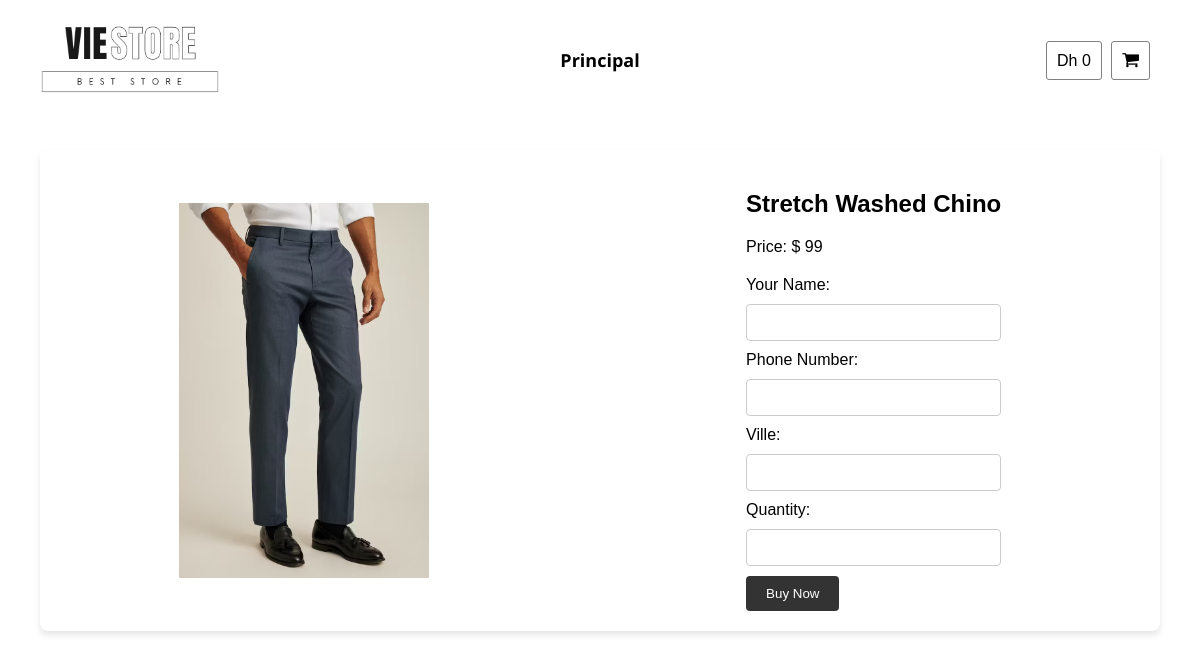
Page /buy_product/index.php?id=20 on the committed database.
### tables this page shows
CREATE TABLE `all_products` (
  `id` int(11) NOT NULL,
  `nom` varchar(250) NOT NULL,
  `price` int(11) NOT NULL,
  `add_to_cart` varchar(10) NOT NULL,
  `link` varchar(500) NOT NULL,
  `image` varchar(500) NOT NULL
);

### buy_product/index.php (the view, shortened to what this page needs)
<?php
require "../src/cnx/index.php";
$cnx = new PDO("mysql:host=$host;dbname=$dbname", $username, $password);
if (isset($_GET['id'])) {
    $produit_id = $_GET['id'];
} else {
    die("<script>alert('product not found!');parent.location = '../'</script>");
}
try {
    $stmt = $cnx->prepare("SELECT * FROM all_products WHERE id = :id");
    $stmt->bindParam(':id', $produit_id, PDO::PARAM_INT);
    $stmt->execute();
    $product = $stmt->fetch(PDO::FETCH_ASSOC);
} catch (PDOException $e) {
    die("Error: " . $e->getMessage());
}
?>
<!DOCTYPE html>
<html lang="en">
<head>
    <link rel="stylesheet" href="../src/css/style.css">
    <link rel="stylesheet" href="./style.css">
    <link rel="stylesheet" href="../src/css/laptop.css">
    <link rel="stylesheet" href="../src/css/mobile.css">
    <link rel="stylesheet" href="https://cdnjs.cloudflare.com/ajax/libs/font-awesome/4.7.0/css/font-awesome.min.css">
</head>
<body onload="if(localStorage.getItem('total') == null){document.querySelector('.balance').textContent = 'Dh 0'}">
    <header>
        <a href="../"><img src="../src/images/Component/logo_l.png" alt="vie store logo" class="logo" /></a>
        <strong class="principal">Principal</strong>
        <div class="the_shopping_cart">
            <div class="panier">
                <span class="balance">
                </span>
                <span class="shop_cart" onclick="document.querySelector('.my_cart').style.display = 'flex';"><i
                        class="fa fa-shopping-cart"></i></span>
            </div>
        </div>
    </header>
    <div class="container">
        <div class="product-image">
            <img src="../<?php echo "{$product['image']}"; ?>" alt="Product Image">
        </div>
        <div class="product-details">
            <h2>
                <?php echo "{$product['nom']}"; ?>
            </h2>
            <p>Price: $
                <?php echo "{$product['price']}"; ?>
            </p>
            <form method="POST">
                <label for="name">Your Name:</label>
                <input type="text" id="name" name="name" required>
                <label for="phone">Phone Number:</label>
                <input type="tel" id="phone" name="phone" required>
                <label for="ville">Ville:</label>
                <input type="text" id="ville" name="ville" required>
                <label for="quantity">Quantity:</label>
                <input type="number" id="quantity" name="quantity" required>
                <button type="submit">Buy Now</button>
            </form>
        </div>
    </div>
</body>
</html>

### src/css/style.css (style rules this page uses)
body { margin: 0; font-family: Rubik; }
header { width: 70%; height: 120px; display: flex; margin: auto; align-items: center; position: relative; }
header .logo { width: 200px; cursor: pointer; }
header .principal { font-family: 'Open Sans'; position: absolute; left: 50%; transform: translateX(-50%); cursor: pointer; font-size: 18px; }
header .the_shopping_cart { display: flex; margin: 10px; position: absolute; right: 0; }
header span { border: 1px solid gray; padding: 10px; border-radius: 3px; cursor: pointer; margin-right: 10px; }
header span:last-child { margin-left: -5px; }
header .fa-shopping-cart { font-size: 18px; }
.container { width: 70%; height: auto; margin: auto; margin-top: 60px; display: flex; justify-content: space-around; flex-wrap: wrap; }
a { text-decoration: none; color: black; }
* { box-sizing: border-box }
body { font-family: Verdana, sans-serif; margin:0 }
img { vertical-align: middle; }

### buy_product/style.css (style rules this page uses)
body { font-family: Arial, sans-serif; margin: 0; padding: 0; }
.container { display: flex; align-items: center; margin: 20px; background-color: #fff; box-shadow: 0 4px 6px rgba(0, 0, 0, 0.1); border-radius: 8px; margin: auto; margin-top: 100px; }
.product-image img { max-width: 100%; max-height: 375px; height: auto; margin-right: 20px; }
.product-details { padding: 20px; text-align: left; }
form { margin-top: 20px; }
label, input { display: block; margin-bottom: 10px; }
input { width: 100%; padding: 10px; border: 1px solid #ccc; border-radius: 4px; }
button { background-color: #333; color: #fff; padding: 10px 20px; border: none; cursor: pointer; border-radius: 4px; }

### src/css/laptop.css (style rules this page uses)
@media screen and (max-width: 1440px) and (min-width: 600px) { header { width: 95%; } }
@media screen and (max-width: 1440px) and (min-width: 600px) { .container { width: 93.3%; margin-top: 30px; } }

### rows in the picture
all_products: image (picture), nom "Stretch Washed Chino", price "99"
